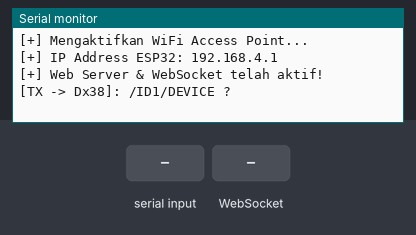
Simulated run of this sketch. Board: ESP32. Shown: the last lines printed to the serial monitor. The inputs (shaded band) are chosen by the test bench.

Above: at 1.7 s.
1.8 s: "MUTE:\n" received over the second serial link
At 4.0 s:
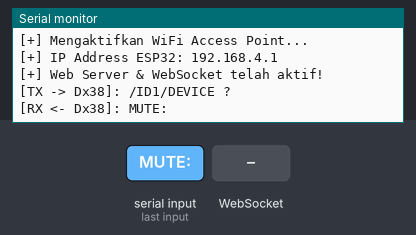
4.3 s: WebSocket text "MUTE:" received
At 5.3 s:
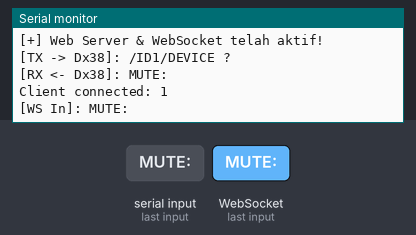
5.8 s: "LEVEL:\n" received over the second serial link
At 7.2 s:
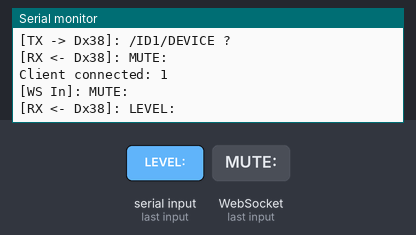
8.3 s: WebSocket text "LEVEL:" received
At 9.5 s:
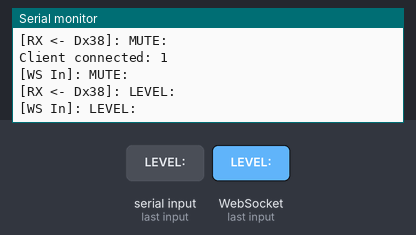
9.8 s: "MASTER_MUTE:\n" received over the second serial link
At 11.4 s:
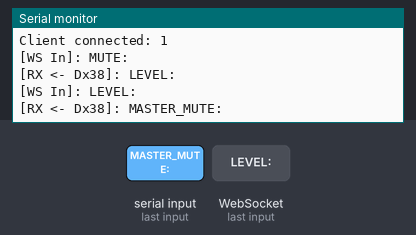
12.3 s: WebSocket text "MASTER_MUTE:" received
At 12.8 s:
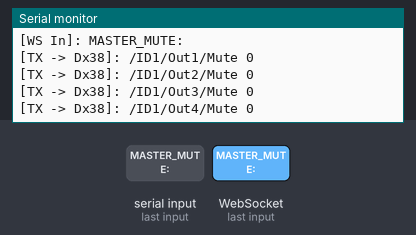
Timing chart, 0 to 14.8 s (numbered marks = the images above; inputs shaded):
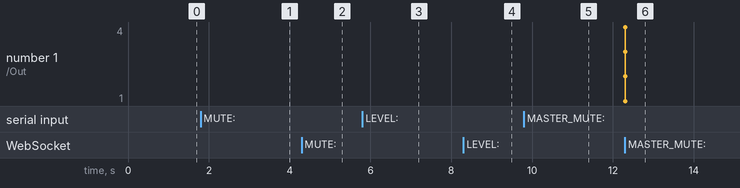

Measured:
- after the input at 1.8 s, the serial monitor: prints a new line after 1.0 s (image 1)
- after the input at 4.3 s, the serial monitor: prints a new line at once (image 2)
- after the input at 5.8 s, the serial monitor: prints a new line after 1.0 s (image 3)
- after the input at 8.3 s, the serial monitor: prints a new line at once (image 4)
- after the input at 9.8 s, the serial monitor: prints a new line after 1.0 s (image 5)
- after the input at 12.3 s, the serial monitor: prints a new line at once (image 6)

The sketch:

esp32_dx38_controller.ino
```cpp
// ==============================================================================
// ESP32 Web Server Remote Controller untuk Electro-Voice Dx38 / Dynacord DSP244
// Fitur:
// - Hotspot WiFi (AP Mode) + mDNS (http://dx38.local)
// - Web Interface Modern (Dark Mode Touch-Friendly ala Console Mixer)
// - WebSocket Realtime Control (Zero Latency)
// - Master Mute & Channel Mute (Out 1 - 4)
// - Gain Level Control Slider (-40 dB s.d. +6 dB)
// - HardwareSerial UART2 (GPIO 16 RX, GPIO 17 TX) ke MAX3232 RS-232 Converter
// ==============================================================================

#include <WiFi.h>
#include <AsyncTCP.h>
#include <ESPAsyncWebServer.h>

// Konfigurasi WiFi AP
const char *ssid = "EV-Dx38-Remote";
const char *password = "12345678"; // Kosongkan jika ingin open wifi

// Serial Port ke EV Dx38 via MAX3232
#define RXD2 16
#define TXD2 17
#define DX38_BAUD 19200
#define DEVICE_ID "1"

AsyncWebServer server(80);
AsyncWebSocket ws("/ws");

// State Perangkat (Disimpan agar sinkron saat browser baru dibuka)
struct ChannelState {
  int level = 0;       // dB (-40 s.d. +6)
  bool muted = false;
};

ChannelState channels[4];
bool masterMuted = false;

// Fungsi kirim perintah serial teks ke Dx38
void sendDx38Command(String cmd) {
  String fullCmd = cmd + "\r";
  Serial2.print(fullCmd);
  Serial.print("[TX -> Dx38]: ");
  Serial.println(cmd);
}

// Handler WebSocket Message
void handleWebSocketMessage(void *arg, uint8_t *data, size_t len) {
  AwsFrameInfo *info = (AwsFrameInfo*)arg;
  if (info->final && info->index == 0 && info->len == len && info->opcode == WS_TEXT) {
    data[len] = 0;
    String message = (char*)data;
    Serial.println("[WS In]: " + message);

    // Format Perintah dari Web UI:
    // "MUTE:<ch>:<0|1>"  -> MUTE:1:1
    // "LEVEL:<ch>:<val>" -> LEVEL:1:-7
    // "MASTER_MUTE:<0|1>"

    if (message.startsWith("MUTE:")) {
      int firstColon = message.indexOf(':');
      int secondColon = message.indexOf(':', firstColon + 1);
      int ch = message.substring(firstColon + 1, secondColon).toInt();
      int val = message.substring(secondColon + 1).toInt();

      if (ch >= 1 && ch <= 4) {
        channels[ch - 1].muted = (val == 1);
        sendDx38Command("/ID" DEVICE_ID "/Out" + String(ch) + "/Mute " + String(val));
        ws.textAll(message); // Broadcast ke semua client
      }
    }
    else if (message.startsWith("LEVEL:")) {
      int firstColon = message.indexOf(':');
      int secondColon = message.indexOf(':', firstColon + 1);
      int ch = message.substring(firstColon + 1, secondColon).toInt();
      int val = message.substring(secondColon + 1).toInt();

      if (ch >= 1 && ch <= 4) {
        channels[ch - 1].level = val;
        sendDx38Command("/ID" DEVICE_ID "/Out" + String(ch) + "/Level " + String(val));
        ws.textAll(message);
      }
    }
    else if (message.startsWith("MASTER_MUTE:")) {
      int val = message.substring(12).toInt();
      masterMuted = (val == 1);
      for (int i = 1; i <= 4; i++) {
        channels[i - 1].muted = masterMuted;
        sendDx38Command("/ID" DEVICE_ID "/Out" + String(i) + "/Mute " + String(val));
      }
      ws.textAll(message);
    }
  }
}

void onEvent(AsyncWebSocket *server, AsyncWebSocketClient *client, AwsEventType type,
             void *arg, uint8_t *data, size_t len) {
  switch (type) {
    case WS_EVT_CONNECT:
      Serial.printf("Client connected: %u\n", client->id());
      // Kirim state saat ini ke client yang baru konek
      for (int i = 0; i < 4; i++) {
        client->text("LEVEL:" + String(i + 1) + ":" + String(channels[i].level));
        client->text("MUTE:" + String(i + 1) + ":" + String(channels[i].muted ? 1 : 0));
      }
      break;
    case WS_EVT_DISCONNECT:
      Serial.printf("Client disconnected: %u\n", client->id());
      break;
    case WS_EVT_DATA:
      handleWebSocketMessage(arg, data, len);
      break;
    case WS_EVT_PONG:
    case WS_EVT_ERROR:
      break;
  }
}

// Web UI HTML / CSS / JS Terkompresi
const char index_html[] PROGMEM = R"rawliteral(
<!DOCTYPE html>
<html lang="en">
<head>
  <meta charset="UTF-8">
  <meta name="viewport" content="width=device-width, initial-scale=1.0, user-scalable=no">
  <title>EV Dx38 Wireless Remote</title>
  <link rel="preconnect" href="https://fonts.googleapis.com">
  <link href="https://fonts.googleapis.com/css2?family=Inter:wght@400;600;700&display=swap" rel="stylesheet">
  <style>
    :root {
      --bg: #0f1217;
      --card-bg: #181c24;
      --card-border: #28303f;
      --accent-mute: #ef4444;
      --accent-active: #10b981;
      --text-main: #f3f4f6;
      --text-dim: #9ca3af;
      --slider-track: #262e3d;
      --slider-thumb: #3b82f6;
    }
    * { box-sizing: border-box; margin: 0; padding: 0; user-select: none; }
    body {
      font-family: 'Inter', sans-serif;
      background: var(--bg);
      color: var(--text-main);
      min-height: 100vh;
      display: flex;
      flex-direction: column;
      align-items: center;
      padding: 16px;
    }
    header {
      width: 100%;
      max-width: 800px;
      display: flex;
      justify-content: space-between;
      align-items: center;
      padding-bottom: 16px;
      border-bottom: 1px solid var(--card-border);
      margin-bottom: 20px;
    }
    .logo-badge {
      display: flex;
      align-items: center;
      gap: 10px;
    }
    .logo-badge h1 {
      font-size: 1.25rem;
      font-weight: 700;
      letter-spacing: 0.5px;
    }
    .status-dot {
      width: 10px;
      height: 10px;
      background: var(--accent-active);
      border-radius: 50%;
      box-shadow: 0 0 8px var(--accent-active);
    }
    .master-btn {
      background: #374151;
      border: 1px solid #4b5563;
      color: #fff;
      padding: 8px 16px;
      border-radius: 6px;
      font-weight: 600;
      cursor: pointer;
      font-size: 0.85rem;
      transition: all 0.2s;
    }
    .master-btn.active {
      background: var(--accent-mute);
      box-shadow: 0 0 12px rgba(239,68,68,0.5);
    }
    .mixer-grid {
      display: grid;
      grid-template-columns: repeat(4, 1fr);
      gap: 16px;
      width: 100%;
      max-width: 800px;
      flex: 1;
    }
    @media (max-width: 600px) {
      .mixer-grid { grid-template-columns: repeat(2, 1fr); gap: 12px; }
    }
    .channel-card {
      background: var(--card-bg);
      border: 1px solid var(--card-border);
      border-radius: 12px;
      padding: 16px 12px;
      display: flex;
      flex-direction: column;
      align-items: center;
      position: relative;
    }
    .ch-title {
      font-size: 0.9rem;
      font-weight: 700;
      color: var(--text-dim);
      margin-bottom: 8px;
    }
    .ch-val {
      font-size: 1.5rem;
      font-weight: 700;
      color: #60a5fa;
      margin-bottom: 16px;
      min-width: 60px;
      text-align: center;
    }
    .slider-container {
      flex: 1;
      display: flex;
      align-items: center;
      justify-content: center;
      width: 100%;
      min-height: 220px;
      padding: 10px 0;
    }
    input[type=range] {
      -webkit-appearance: none;
      writing-mode: vertical-lr;
      direction: rtl;
      width: 48px;
      height: 200px;
      background: var(--slider-track);
      border-radius: 24px;
      outline: none;
      cursor: pointer;
    }
    input[type=range]::-webkit-slider-thumb {
      -webkit-appearance: none;
      width: 42px;
      height: 42px;
      border-radius: 50%;
      background: var(--slider-thumb);
      box-shadow: 0 4px 10px rgba(0,0,0,0.5);
      border: 2px solid #fff;
    }
    .mute-btn {
      width: 100%;
      margin-top: 16px;
      padding: 12px;
      border: none;
      border-radius: 8px;
      font-weight: 700;
      font-size: 0.9rem;
      cursor: pointer;
      background: #2a3342;
      color: var(--text-dim);
      transition: all 0.2s;
    }
    .mute-btn.muted {
      background: var(--accent-mute);
      color: white;
      box-shadow: 0 0 15px rgba(239,68,68,0.6);
    }
  </style>
</head>
<body>
  <header>
    <div class="logo-badge">
      <div id="statusDot" class="status-dot"></div>
      <h1>EV Dx38 Remote</h1>
    </div>
    <button id="masterMute" class="master-btn" onclick="toggleMasterMute()">MUTE ALL</button>
  </header>

  <div class="mixer-grid">
    <!-- Channel 1 s.d. 4 -->
    <div class="channel-card">
      <div class="ch-title">OUTPUT 1</div>
      <div id="val1" class="ch-val">0 dB</div>
      <div class="slider-container">
        <input type="range" id="fader1" min="-40" max="6" value="0" oninput="onFader(1, this.value)">
      </div>
      <button id="mute1" class="mute-btn" onclick="toggleMute(1)">MUTE</button>
    </div>

    <div class="channel-card">
      <div class="ch-title">OUTPUT 2</div>
      <div id="val2" class="ch-val">0 dB</div>
      <div class="slider-container">
        <input type="range" id="fader2" min="-40" max="6" value="0" oninput="onFader(2, this.value)">
      </div>
      <button id="mute2" class="mute-btn" onclick="toggleMute(2)">MUTE</button>
    </div>

    <div class="channel-card">
      <div class="ch-title">OUTPUT 3</div>
      <div id="val3" class="ch-val">0 dB</div>
      <div class="slider-container">
        <input type="range" id="fader3" min="-40" max="6" value="0" oninput="onFader(3, this.value)">
      </div>
      <button id="mute3" class="mute-btn" onclick="toggleMute(3)">MUTE</button>
    </div>

    <div class="channel-card">
      <div class="ch-title">OUTPUT 4</div>
      <div id="val4" class="ch-val">0 dB</div>
      <div class="slider-container">
        <input type="range" id="fader4" min="-40" max="6" value="0" oninput="onFader(4, this.value)">
      </div>
      <button id="mute4" class="mute-btn" onclick="toggleMute(4)">MUTE</button>
    </div>
  </div>

  <script>
    let ws;
    let masterMuted = false;

    function initWS() {
      ws = new WebSocket(`ws://${location.host}/ws`);
      ws.onopen = () => {
        document.getElementById('statusDot').style.background = '#10b981';
      };
      ws.onclose = () => {
        document.getElementById('statusDot').style.background = '#ef4444';
        setTimeout(initWS, 1500);
      };
      ws.onmessage = (event) => {
        const parts = event.data.split(':');
        if (parts[0] === 'LEVEL') {
          const ch = parts[1];
          const val = parts[2];
          document.getElementById('fader' + ch).value = val;
          document.getElementById('val' + ch).innerText = val + ' dB';
        } else if (parts[0] === 'MUTE') {
          const ch = parts[1];
          const isMuted = parts[2] === '1';
          const btn = document.getElementById('mute' + ch);
          if (isMuted) btn.classList.add('muted');
          else btn.classList.remove('muted');
        } else if (parts[0] === 'MASTER_MUTE') {
          masterMuted = parts[1] === '1';
          const btn = document.getElementById('masterMute');
          if (masterMuted) btn.classList.add('active');
          else btn.classList.remove('active');
        }
      };
    }

    function onFader(ch, val) {
      document.getElementById('val' + ch).innerText = val + ' dB';
      if (ws.readyState === WebSocket.OPEN) {
        ws.send(`LEVEL:${ch}:${val}`);
      }
    }

    function toggleMute(ch) {
      const btn = document.getElementById('mute' + ch);
      const willMute = !btn.classList.contains('muted');
      if (ws.readyState === WebSocket.OPEN) {
        ws.send(`MUTE:${ch}:${willMute ? 1 : 0}`);
      }
    }

    function toggleMasterMute() {
      masterMuted = !masterMuted;
      if (ws.readyState === WebSocket.OPEN) {
        ws.send(`MASTER_MUTE:${masterMuted ? 1 : 0}`);
      }
    }

    window.onload = initWS;
  </script>
</body>
</html>
)rawliteral";

void setup() {
  Serial.begin(115200);

  // Inisialisasi UART2 untuk komunikasi ke EV Dx38
  Serial2.begin(DX38_BAUD, SERIAL_8N1, RXD2, TXD2);

  Serial.println("\n[+] Mengaktifkan WiFi Access Point...");
  WiFi.softAP(ssid, password);
  Serial.print("[+] IP Address ESP32: ");
  Serial.println(WiFi.softAPIP());

  // WebSocket Server Setup
  ws.onEvent(onEvent);
  server.addHandler(&ws);

  // Serve Single Page Application UI
  server.on("/", HTTP_GET, [](AsyncWebServerRequest *request){
    request->send_P(200, "text/html", index_html);
  });

  server.begin();
  Serial.println("[+] Web Server & WebSocket telah aktif!");

  // Kirim Query Device Check ke Dx38
  delay(500);
  sendDx38Command("/ID" DEVICE_ID "/DEVICE ?");
}

void loop() {
  ws.cleanupClients();

  // Membaca respon balik dari Dx38 dan forward ke Serial Monitor ESP32
  if (Serial2.available()) {
    String reply = Serial2.readStringUntil('\r');
    reply.trim();
    if (reply.length() > 0) {
      Serial.println("[RX <- Dx38]: " + reply);
    }
  }
}
```
